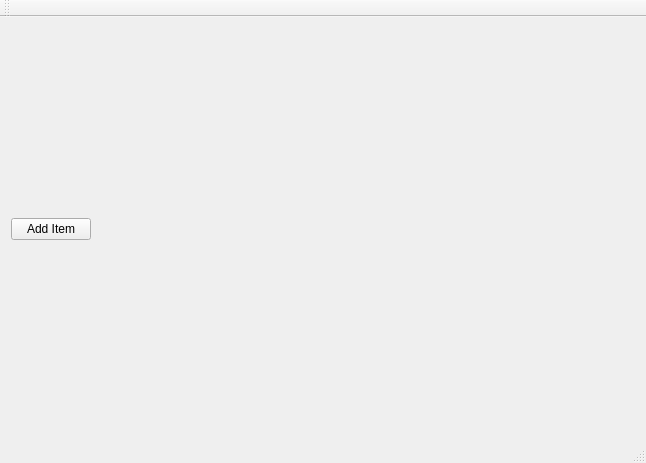
<?xml version="1.0" encoding="UTF-8"?>
<ui version="4.0">
 <class>MainWindow</class>
 <widget class="QMainWindow" name="MainWindow">
  <property name="geometry">
   <rect>
    <x>0</x>
    <y>0</y>
    <width>646</width>
    <height>463</height>
   </rect>
  </property>
  <property name="windowTitle">
   <string>MainWindow</string>
  </property>
  <widget class="QWidget" name="centralWidget">
   <layout class="QVBoxLayout" name="verticalLayout_2">
    <item>
     <layout class="QHBoxLayout" name="horizontalLayout">
      <item>
       <widget class="QPushButton" name="pushButton">
        <property name="text">
         <string>Add Item</string>
        </property>
       </widget>
      </item>
      <item>
       <spacer name="horizontalSpacer">
        <property name="orientation">
         <enum>Qt::Horizontal</enum>
        </property>
        <property name="sizeHint" stdset="0">
         <size>
          <width>40</width>
          <height>20</height>
         </size>
        </property>
       </spacer>
      </item>
     </layout>
    </item>
    <item>
     <layout class="QVBoxLayout" name="verticalLayout"/>
    </item>
   </layout>
  </widget>
  <widget class="QMenuBar" name="menuBar">
   <property name="geometry">
    <rect>
     <x>0</x>
     <y>0</y>
     <width>646</width>
     <height>21</height>
    </rect>
   </property>
  </widget>
  <widget class="QToolBar" name="mainToolBar">
   <attribute name="toolBarArea">
    <enum>TopToolBarArea</enum>
   </attribute>
   <attribute name="toolBarBreak">
    <bool>false</bool>
   </attribute>
  </widget>
  <widget class="QStatusBar" name="statusBar"/>
 </widget>
 <layoutdefault spacing="6" margin="11"/>
 <resources/>
 <connections/>
</ui>
